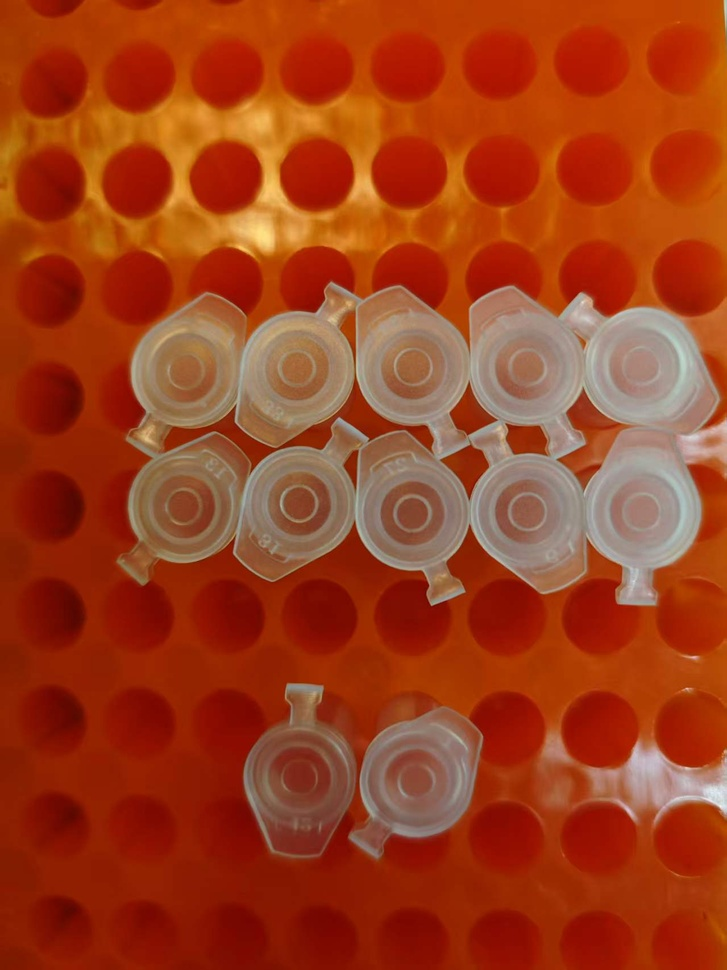
#> input picture LaserMarker_CV/images/Multi_white_tube.jpg, 727 x 970 px, shrunk from 1279 x 1706 before the run, found by its file name
$ python analyze_multi_tubes.py
#> lines starting #> are read from the running program, lines starting #| are printed output that depends on the picture; after the words box and inside, x2 and y2 are one past the last pixel; in counts of white or black regions, pixels touching at a corner belong together
import cv2
import numpy as np

# Load the reference multi-tube image
img = cv2.imread('Multi_white_tube.jpg')
#> img is the input picture: shape (970, 727, 3); mean B, G, R 27.8, 62.3, 159.3
gray = cv2.cvtColor(img, cv2.COLOR_BGR2GRAY)
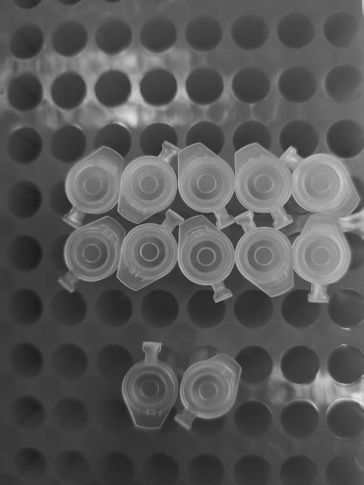
#> gray: shape (970, 727) (shown at 1/2 size); min 27, max 241, mean 87.3

print(f"Image shape: {img.shape}")
#| Image shape: (970, 727, 3)
print(f"Grayscale range: {gray.min()} - {gray.max()}")
#| Grayscale range: 27 - 241
print(f"Mean brightness: {gray.mean():.1f}")
#| Mean brightness: 87.3

# Extract bright regions
_, binary = cv2.threshold(gray, 150, 255, cv2.THRESH_BINARY)
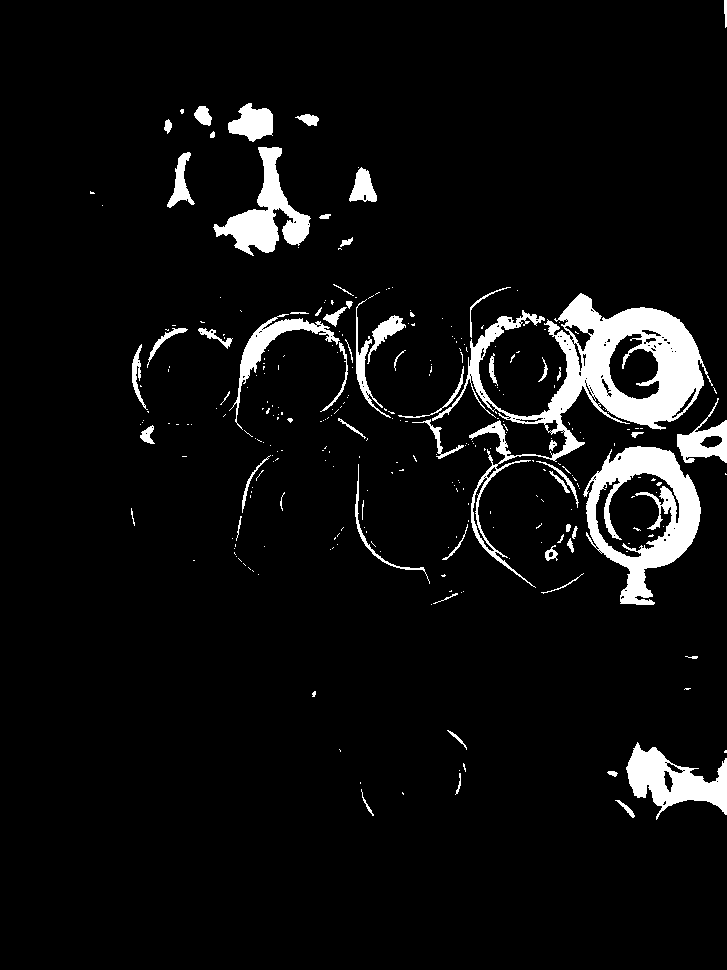
#> binary: shape (970, 727); 6.1% white; 292 white regions (230 under 20 px), largest, box (x1, y1, x2, y2) and area: (432, 293, 713, 588) 15265, (583, 446, 701, 605) 7745, (213, 147, 311, 256) 3812

# Apply morphological operations to clean up
kernel = cv2.getStructuringElement(cv2.MORPH_ELLIPSE, (5, 5))
binary = cv2.morphologyEx(binary, cv2.MORPH_CLOSE, kernel)
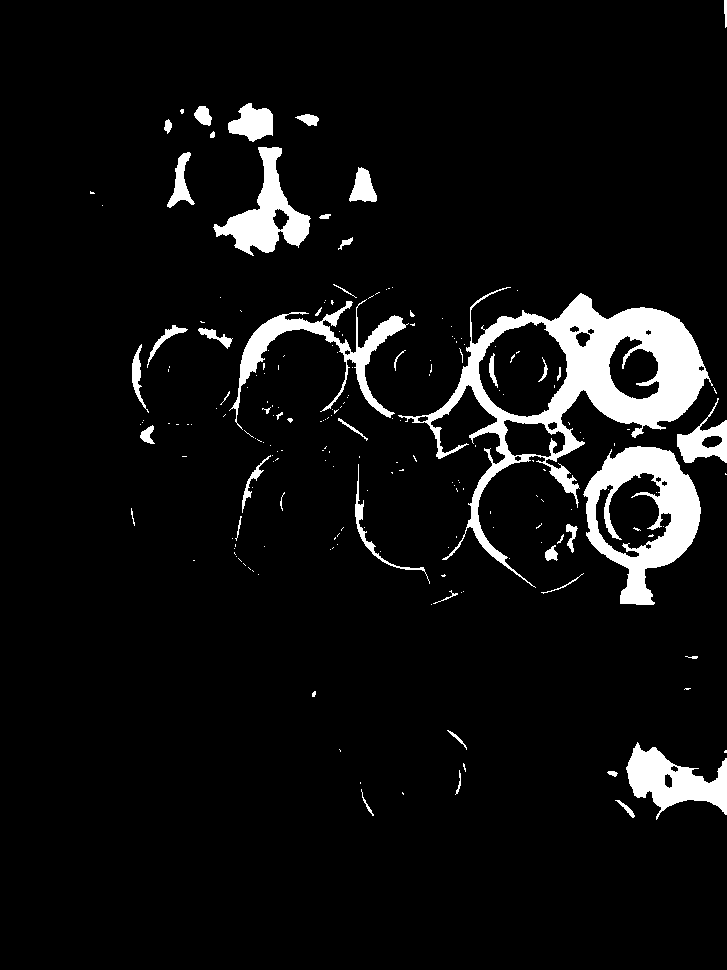
#> binary: shape (970, 727); 6.7% white; 206 white regions (160 under 20 px), largest, box (x1, y1, x2, y2) and area: (398, 287, 713, 588) 18806, (583, 446, 701, 605) 8323, (229, 299, 409, 430) 4075
binary = cv2.morphologyEx(binary, cv2.MORPH_OPEN, kernel)
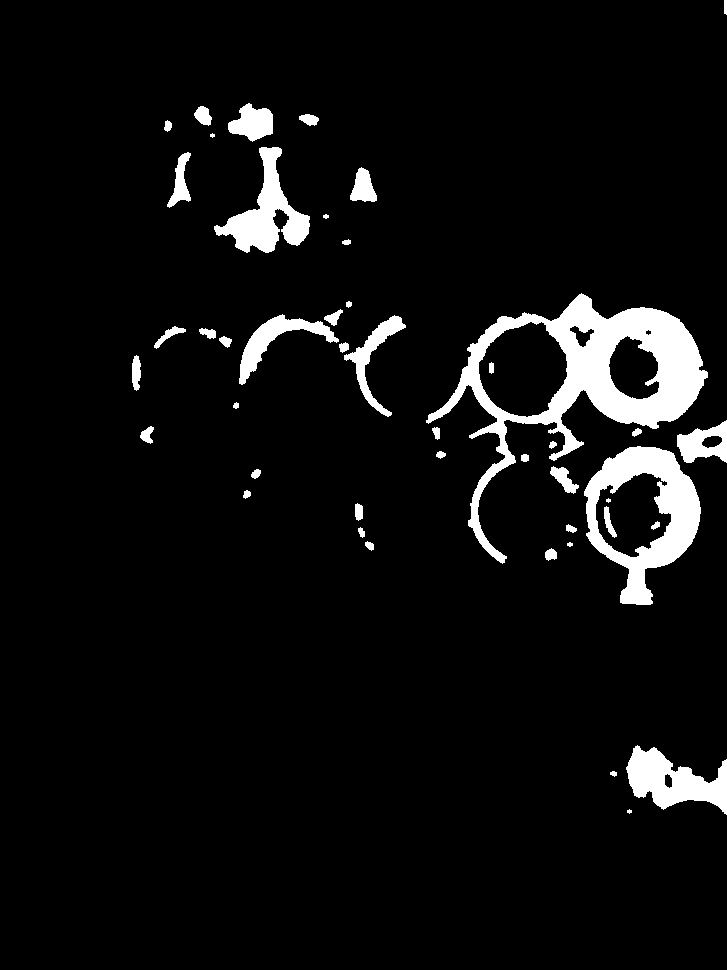
#> binary: shape (970, 727); 6% white; 46 white regions (3 under 20 px)

# Find contours
contours, _ = cv2.findContours(binary, cv2.RETR_EXTERNAL, cv2.CHAIN_APPROX_SIMPLE)
#> contours = 42 contours, 4 with area under 20; largest, box (x1, y1, x2, y2) and area: (426, 293, 708, 564) 25030, (584, 446, 701, 605) 11756, (214, 147, 310, 253) 3652, (626, 745, 727, 815) 3613, (239, 314, 339, 385) 1714

print(f"\n" + "=" * 70)
print(f"MULTI-TUBE ANALYSIS")
print("=" * 70)
print(f"Total contours found: {len(contours)}\n")
#| Total contours found: 42

# Analyze each contour
tube_properties = []
for idx, contour in enumerate(contours):
    area = cv2.contourArea(contour)

    # Skip very small contours
    if area < 100:
        continue

    perimeter = cv2.arcLength(contour, True)
    if perimeter == 0:
        continue

    # Circularity
    circularity = 4 * np.pi * area / (perimeter ** 2)

    # Solidity
    hull = cv2.convexHull(contour)
    hull_area = cv2.contourArea(hull)
    if hull_area == 0:
        continue
    solidity = area / hull_area

    # Bounding box
    x, y, w, h = cv2.boundingRect(contour)
    aspect_ratio = max(w, h) / min(w, h) if min(w, h) > 0 else 0

    # Center
    M = cv2.moments(contour)
    if M["m00"] != 0:
        cx = int(M["m10"] / M["m00"])
        cy = int(M["m01"] / M["m00"])
    else:
        cx, cy = x + w // 2, y + h // 2

    tube_properties.append({
        'idx': idx,
        'area': area,
        'perimeter': perimeter,
        'circularity': circularity,
        'solidity': solidity,
        'aspect_ratio': aspect_ratio,
        'center': (cx, cy),
        'bbox': (x, y, w, h),
        'contour': contour
    })
#> this loop made 42 passes
#> (area, perimeter, circularity, hull_area, solidity, x, y, w) on passes 3, 9, 12, 15, 19, 20, 22, 26: (3613, 383.6, 0.309, 5471, 0.66, 626, 745, 101), (100, 43.31, 0.67, 104, 0.962, 355, 503, 8), (326, 99.74, 0.412, 431, 0.756, 550, 466, 29), (11755.5, 507.7, 0.573, 13468.5, 0.873, 584, 446, 117), (125, 53.11, 0.557, 156.5, 0.799, 140, 426, 14), (1345, 182.2, 0.509, 1656, 0.812, 677, 420, 50), (214.5, 82.04, 0.4, 240, 0.894, 132, 355, 9), (179, 88.08, 0.29, 277.5, 0.645, 154, 326, 32)
#> after the loop, tube_properties = 18 items

# Sort by area for display
tube_properties.sort(key=lambda t: t['area'], reverse=True)

print(f"Tubes detected (area > 100): {len(tube_properties)}\n")
#| Tubes detected (area > 100): 18

# Print detailed statistics
for i, tube in enumerate(tube_properties):
    print(f"Tube {i+1}:")
    print(f"  Area: {tube['area']:.0f} pixels")
    print(f"  Perimeter: {tube['perimeter']:.0f} pixels")
    print(f"  Circularity: {tube['circularity']:.4f}")
    print(f"  Solidity: {tube['solidity']:.4f}")
    print(f"  Aspect Ratio: {tube['aspect_ratio']:.4f}")
    print(f"  Center: {tube['center']}")
    print(f"  Bounding Box: {tube['bbox']}")
    print()
#> this loop made 18 passes
#> (printed output is left out)

# Summary statistics
if tube_properties:
    print("-" * 70)
    print("SUMMARY STATISTICS")
    print("-" * 70)

    areas = [t['area'] for t in tube_properties]
#> areas = [25029.5, 11755.5, 3652, 3613, 1714, 1345, 1304.5, 1059, 556.5, 531, 326, 214.5, 213, 179, 140.5, 125, 125, 100]
    circularities = [t['circularity'] for t in tube_properties]
#> circularities = [0.148, 0.573, 0.196, 0.309, 0.207, 0.509, 0.157, 0.613, 0.611, 0.296, 0.412, 0.4, 0.766, 0.29, 0.652, 0.557, 0.496, 0.67]
    solidities = [t['solidity'] for t in tube_properties]
#> solidities = [0.547, 0.873, 0.551, 0.66, 0.451, 0.812, 0.36, 0.867, 0.896, 0.612, 0.756, 0.894, 0.928, 0.645, 0.909, 0.799, 0.786, 0.962]
    aspect_ratios = [t['aspect_ratio'] for t in tube_properties]
#> aspect_ratios = [1.04, 1.36, 1.1, 1.44, 1.41, 1.16, 1.65, 1.15, 1.3, 2.33, 1.04, 4, 1.11, 1.39, 1.67, 1.29, 1.12, 2.25]

    print(f"\nAREA:")
    print(f"  Range: {min(areas):.0f} - {max(areas):.0f} pixels")
#|   Range: 100 - 25030 pixels
    print(f"  Average: {np.mean(areas):.0f}")
#|   Average: 2888
    print(f"  Std Dev: {np.std(areas):.0f}")
#|   Std Dev: 6006

    print(f"\nCIRCULARITY (1.0=circle, lower=irregular):")
    print(f"  Range: {min(circularities):.4f} - {max(circularities):.4f}")
#|   Range: 0.1481 - 0.7660
    print(f"  Average: {np.mean(circularities):.4f}")
#|   Average: 0.4367

    print(f"\nSOLIDITY (how filled, 1.0=solid):")
    print(f"  Range: {min(solidities):.4f} - {max(solidities):.4f}")
#|   Range: 0.3604 - 0.9615
    print(f"  Average: {np.mean(solidities):.4f}")
#|   Average: 0.7394

    print(f"\nASPECT RATIO (width/height):")
    print(f"  Range: {min(aspect_ratios):.4f} - {max(aspect_ratios):.4f}")
#|   Range: 1.0357 - 4.0000
    print(f"  Average: {np.mean(aspect_ratios):.4f}")
#|   Average: 1.5447

    print("\n" + "-" * 70)
    print("RECOMMENDED DETECTION PARAMETERS")
    print("-" * 70)

    min_area = int(np.mean(areas) * 0.6)
#> min_area = 1732
    max_area = int(np.mean(areas) * 1.5)
#> max_area = 4331
    min_circ = max(0.3, np.min(circularities) - 0.1)
#> min_circ = 0.3
    max_circ = min(1.0, np.max(circularities) + 0.1)
#> max_circ = 0.866
    min_solid = max(0.6, np.min(solidities) - 0.1)
#> min_solid = 0.6

    print(f"\nThreshold: 150 (for bright tubes)")
    print(f"Min Area: {min_area} pixels")
#| Min Area: 1732 pixels
    print(f"Max Area: {max_area} pixels")
#| Max Area: 4331 pixels
    print(f"Min Circularity: {min_circ:.3f}")
#| Min Circularity: 0.300
    print(f"Max Circularity: {max_circ:.3f}")
#| Max Circularity: 0.866
    print(f"Min Solidity: {min_solid:.3f}")
#| Min Solidity: 0.600

    print("\n" + "=" * 70)

# Display with contours drawn
img_display = img.copy()
colors = [(0, 255, 0), (255, 0, 0), (0, 0, 255), (255, 255, 0),
          (255, 0, 255), (0, 255, 255), (128, 255, 0), (255, 128, 0)]

for i, tube in enumerate(tube_properties):
    color = colors[i % len(colors)]
    cv2.drawContours(img_display, [tube['contour']], 0, color, 2)
    cv2.circle(img_display, tube['center'], 5, color, -1)
    cv2.putText(img_display, str(i+1), (tube['center'][0]-10, tube['center'][1]-10),
               cv2.FONT_HERSHEY_SIMPLEX, 0.7, color, 2)
#> this loop made 18 passes
#> color on passes 1 to 8: (0, 255, 0), (255, 0, 0), (0, 0, 255), (255, 255, 0), (255, 0, 255), (0, 255, 255), (128, 255, 0), (255, 128, 0)
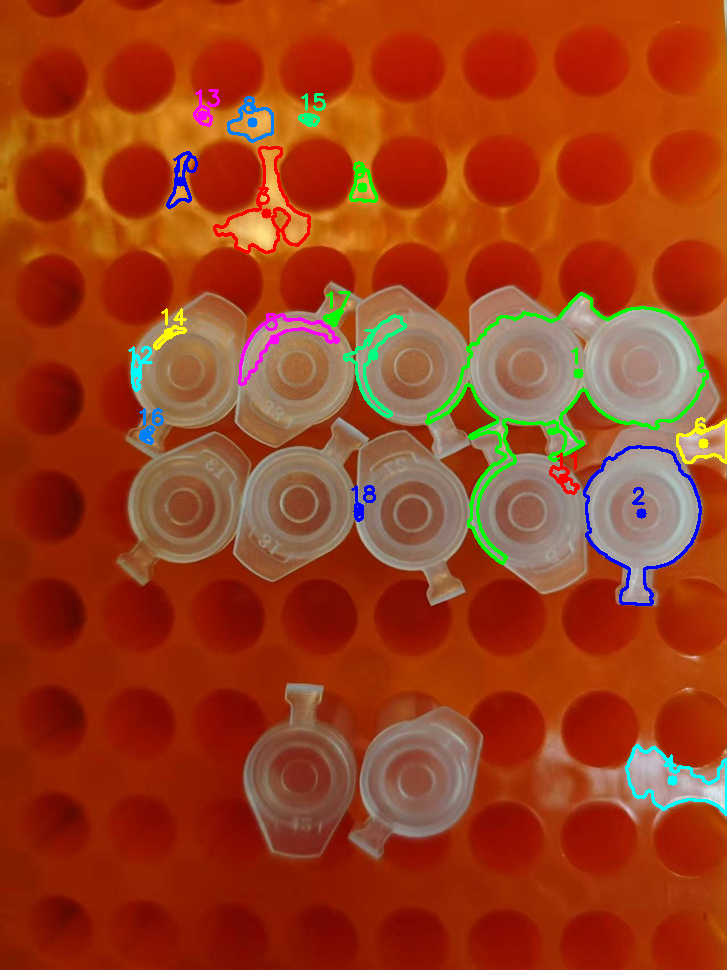
#> img_display: shape (970, 727, 3); 2.54% of pixels changed, all inside (x1, y1, x2, y2) = (128, 89, 727, 816)

cv2.imshow('Original Multi-Tube Image', img)
cv2.imshow('Binary Threshold', binary)
cv2.imshow('Detected Tubes (Contours & Centers)', img_display)

print("Close the windows to exit.")
cv2.waitKey(0)
cv2.destroyAllWindows()

$ run again, with LaserMarker_CV/images/black_in_white2.jpg copied over LaserMarker_CV/images/Multi_white_tube.jpg
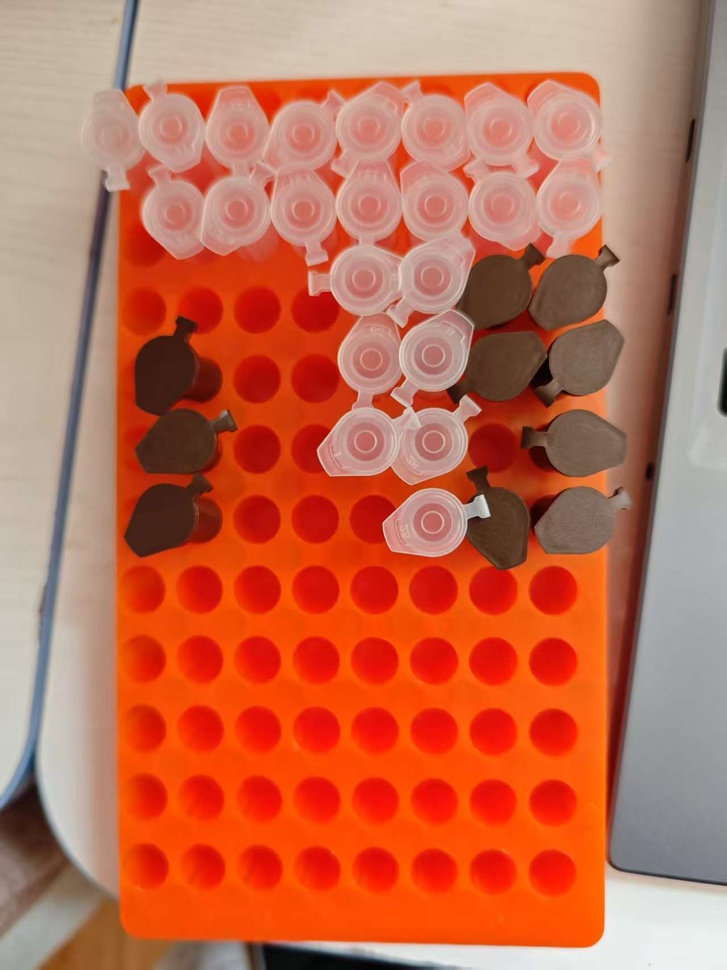
#> input picture LaserMarker_CV/images/black_in_white2.jpg, 727 x 970 px, shrunk from 1279 x 1706 before the run, found by its file name
#> img is the input picture: shape (970, 727, 3); mean B, G, R 83.1, 109.2, 193.3
#| Image shape: (970, 727, 3)
#| Grayscale range: 1 - 242
#| Mean brightness: 131.3
#> `binary = cv2.morphologyEx(binary, cv2.MORPH_OPEN, kernel)`:
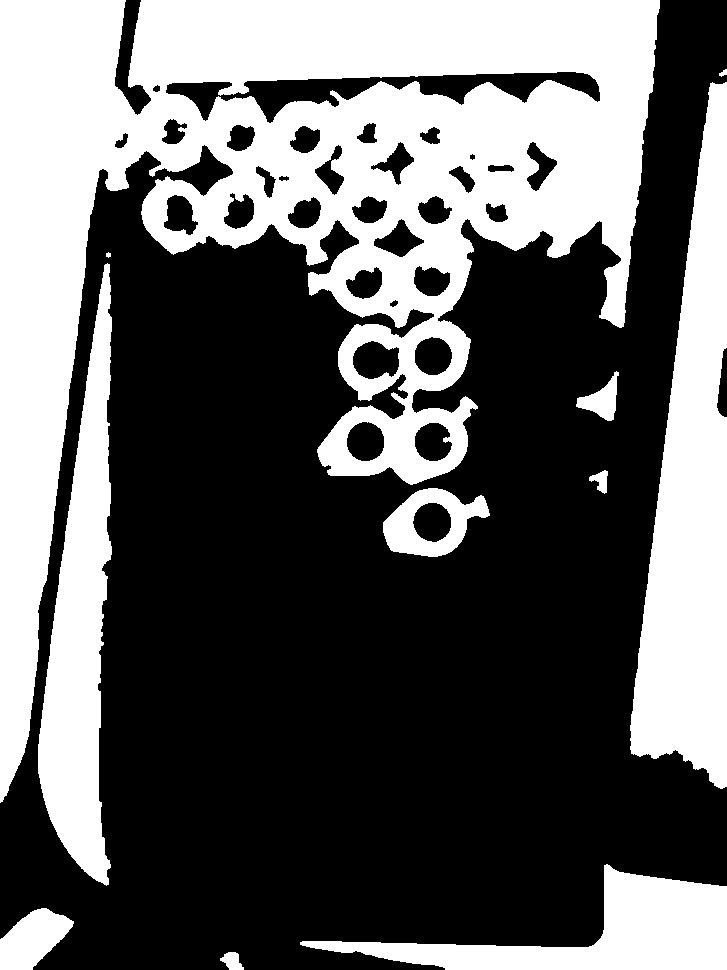
#> binary: shape (970, 727); 38.9% white; 11 white regions
#> contours = 11 contours, 1 with area under 20; largest, box (x1, y1, x2, y2) and area: (0, 0, 660, 803) 205228, (630, 82, 727, 789) 39452, (38, 263, 112, 886) 23658, (300, 864, 727, 970) 16794, (383, 488, 490, 557) 4710
#| Total contours found: 11
#> the loop `for idx, contour in enumerate(contours):` made 11 passes
#> (area, perimeter, circularity, hull_area, solidity, x, y, w) on passes 1, 2, 3, 4, 5, 6, 7, 9: (245.5, 71.21, 0.608, 285.5, 0.86, 220, 952, 24), (2807, 223.5, 0.706, 2901, 0.968, 0, 908, 74), (16793.5, 1036.4, 0.196, 29856.5, 0.562, 300, 864, 427), (4709.5, 310.5, 0.614, 5248.5, 0.897, 383, 488, 107), (209.5, 77.7, 0.436, 273.5, 0.766, 589, 470, 19), (905, 157.4, 0.459, 1198, 0.755, 576, 371, 43), (23658, 1372, 0.158, 27650.5, 0.856, 38, 263, 74), (39452.5, 1581.7, 0.198, 41297, 0.955, 630, 82, 97)
#> after the loop `for idx, contour in enumerate(contours):`: tube_properties = 9 items
#| Tubes detected (area > 100): 9
#> the loop `for i, tube in enumerate(tube_properties):` made 9 passes
#> (printed output is left out)
#> areas = [205228.5, 39452.5, 23658, 16793.5, 4709.5, 2807, 905, 245.5, 209.5]
#> circularities = [0.0924, 0.198, 0.158, 0.196, 0.614, 0.706, 0.459, 0.608, 0.436]
#> solidities = [0.567, 0.955, 0.856, 0.562, 0.897, 0.968, 0.755, 0.86, 0.766]
#> aspect_ratios = [1.22, 7.29, 8.42, 4.03, 1.55, 1.19, 1.16, 1.33, 1.26]
#|   Range: 210 - 205228 pixels
#|   Average: 32668
#|   Std Dev: 62310
#|   Range: 0.0924 - 0.7063
#|   Average: 0.3854
#|   Range: 0.5625 - 0.9676
#|   Average: 0.7985
#|   Range: 1.1628 - 8.4189
#|   Average: 3.0507
#> min_area = 19600
#> max_area = 49001
#> min_circ = 0.3
#> max_circ = 0.806
#> min_solid = 0.6
#| Min Area: 19600 pixels
#| Max Area: 49001 pixels
#| Min Circularity: 0.300
#| Max Circularity: 0.806
#| Min Solidity: 0.600
#> the loop `for i, tube in enumerate(tube_properties):` made 9 passes
#> color on passes 1 to 8: (0, 255, 0), (255, 0, 0), (0, 0, 255), (255, 255, 0), (255, 0, 255), (0, 255, 255), (128, 255, 0), (255, 128, 0)
#> after the loop `for i, tube in enumerate(tube_properties):`:
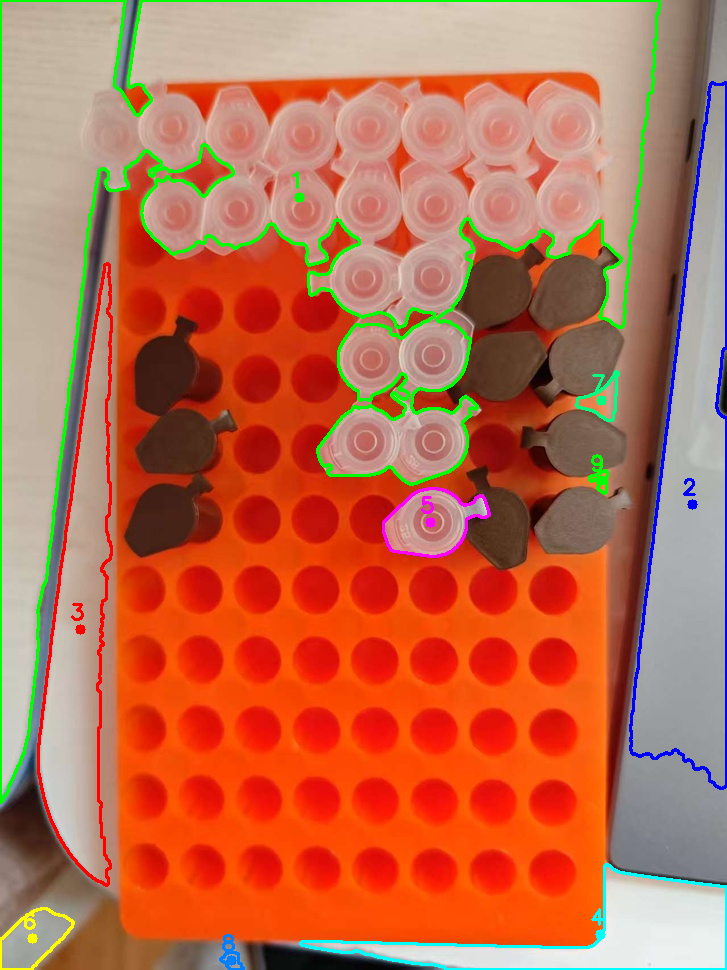
#> img_display: shape (970, 727, 3); 4.35% of pixels changed, all inside (x1, y1, x2, y2) = (0, 0, 727, 970)
